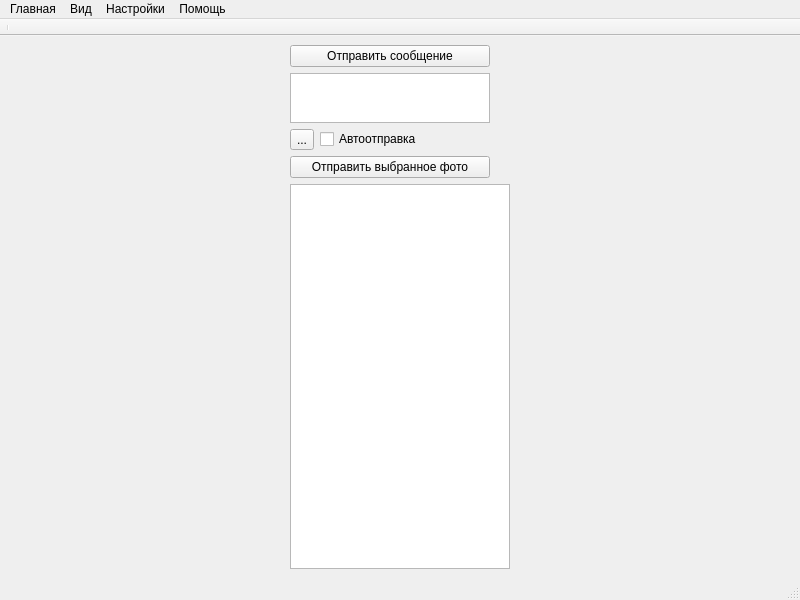
<?xml version="1.0" encoding="UTF-8"?>
<ui version="4.0">
 <class>MainWindow</class>
 <widget class="QMainWindow" name="MainWindow">
  <property name="geometry">
   <rect>
    <x>0</x>
    <y>0</y>
    <width>800</width>
    <height>600</height>
   </rect>
  </property>
  <property name="windowTitle">
   <string>MainWindow</string>
  </property>
  <widget class="QWidget" name="centralwidget">
   <layout class="QHBoxLayout" name="horizontalLayout_4">
    <item>
     <layout class="QVBoxLayout" name="controlLayout">
      <item>
       <layout class="QHBoxLayout" name="horizontalLayout_2"/>
      </item>
      <item>
       <widget class="QPushButton" name="btnSendMessage">
        <property name="maximumSize">
         <size>
          <width>200</width>
          <height>16777215</height>
         </size>
        </property>
        <property name="text">
         <string>Отправить сообщение</string>
        </property>
       </widget>
      </item>
      <item>
       <widget class="QTextEdit" name="edtMsg">
        <property name="maximumSize">
         <size>
          <width>200</width>
          <height>50</height>
         </size>
        </property>
       </widget>
      </item>
      <item>
       <layout class="QHBoxLayout" name="horizontalLayout_3">
        <item>
         <widget class="QToolButton" name="btnRefresh">
          <property name="text">
           <string>...</string>
          </property>
          <property name="icon">
           <iconset>
            <normaloff>icons/refresh.png</normaloff>icons/refresh.png</iconset>
          </property>
          <property name="iconSize">
           <size>
            <width>16</width>
            <height>16</height>
           </size>
          </property>
         </widget>
        </item>
        <item>
         <widget class="QCheckBox" name="checkBox">
          <property name="maximumSize">
           <size>
            <width>200</width>
            <height>16777215</height>
           </size>
          </property>
          <property name="text">
           <string>Автоотправка</string>
          </property>
         </widget>
        </item>
       </layout>
      </item>
      <item>
       <widget class="QPushButton" name="btnSendPhoto">
        <property name="maximumSize">
         <size>
          <width>200</width>
          <height>16777215</height>
         </size>
        </property>
        <property name="text">
         <string>Отправить выбранное фото</string>
        </property>
        <property name="iconSize">
         <size>
          <width>16</width>
          <height>24</height>
         </size>
        </property>
       </widget>
      </item>
      <item>
       <widget class="QListWidget" name="photosListWidget">
        <property name="minimumSize">
         <size>
          <width>220</width>
          <height>0</height>
         </size>
        </property>
        <property name="maximumSize">
         <size>
          <width>220</width>
          <height>16777215</height>
         </size>
        </property>
        <property name="font">
         <font>
          <bold>true</bold>
         </font>
        </property>
       </widget>
      </item>
     </layout>
    </item>
    <item>
     <layout class="QGridLayout" name="cameraGrid"/>
    </item>
   </layout>
  </widget>
  <widget class="QMenuBar" name="menubar">
   <property name="geometry">
    <rect>
     <x>0</x>
     <y>0</y>
     <width>800</width>
     <height>21</height>
    </rect>
   </property>
   <widget class="QMenu" name="menu">
    <property name="title">
     <string>Главная</string>
    </property>
    <addaction name="action"/>
    <addaction name="action_2"/>
    <addaction name="separator"/>
    <addaction name="actionHistory"/>
    <addaction name="actionClearPhotos"/>
    <addaction name="actionExit"/>
   </widget>
   <widget class="QMenu" name="menu_2">
    <property name="title">
     <string>Вид</string>
    </property>
    <addaction name="actionOneCol"/>
    <addaction name="actionTwoCol"/>
    <addaction name="actionThreeCol"/>
    <addaction name="actionFourCol"/>
    <addaction name="actionFiveCol"/>
   </widget>
   <widget class="QMenu" name="menu_3">
    <property name="title">
     <string>Настройки</string>
    </property>
    <addaction name="actionAddCamera"/>
    <addaction name="actionManageCameras"/>
    <addaction name="actionSystemSettings"/>
   </widget>
   <widget class="QMenu" name="menu_4">
    <property name="title">
     <string>Помощь</string>
    </property>
    <addaction name="separator"/>
    <addaction name="actionHelp"/>
    <addaction name="separator"/>
    <addaction name="actionAboutUs"/>
   </widget>
   <addaction name="menu"/>
   <addaction name="menu_2"/>
   <addaction name="menu_3"/>
   <addaction name="menu_4"/>
  </widget>
  <widget class="QToolBar" name="toolBar">
   <property name="windowTitle">
    <string>toolBar</string>
   </property>
   <property name="movable">
    <bool>false</bool>
   </property>
   <property name="iconSize">
    <size>
     <width>32</width>
     <height>32</height>
    </size>
   </property>
   <attribute name="toolBarArea">
    <enum>TopToolBarArea</enum>
   </attribute>
   <attribute name="toolBarBreak">
    <bool>false</bool>
   </attribute>
   <addaction name="separator"/>
  </widget>
  <widget class="QStatusBar" name="statusBar"/>
  <action name="action">
   <property name="text">
    <string>Экспорт настроек</string>
   </property>
  </action>
  <action name="action_2">
   <property name="text">
    <string>Импорт настроек</string>
   </property>
  </action>
  <action name="actionAddCamera">
   <property name="text">
    <string>Добавить камеру</string>
   </property>
  </action>
  <action name="actionHelp">
   <property name="text">
    <string>Справка</string>
   </property>
  </action>
  <action name="actionAboutUs">
   <property name="text">
    <string>О программе</string>
   </property>
  </action>
  <action name="actionManageCameras">
   <property name="text">
    <string>Управление камерами</string>
   </property>
  </action>
  <action name="actionOneCol">
   <property name="text">
    <string>Один столбец</string>
   </property>
  </action>
  <action name="actionTwoCol">
   <property name="text">
    <string>Два столбца</string>
   </property>
  </action>
  <action name="actionThreeCol">
   <property name="text">
    <string>Три столбца</string>
   </property>
  </action>
  <action name="actionFourCol">
   <property name="text">
    <string>Четыре столбца</string>
   </property>
  </action>
  <action name="actionFiveCol">
   <property name="text">
    <string>Пять столбцов</string>
   </property>
  </action>
  <action name="actionSystemSettings">
   <property name="text">
    <string>Настройки системы</string>
   </property>
  </action>
  <action name="actionExit">
   <property name="text">
    <string>Выход</string>
   </property>
  </action>
  <action name="actionClearPhotos">
   <property name="text">
    <string>Очистить базу фотографий</string>
   </property>
  </action>
  <action name="actionHistory">
   <property name="text">
    <string>История реагирвоания</string>
   </property>
  </action>
 </widget>
 <resources/>
 <connections/>
</ui>
